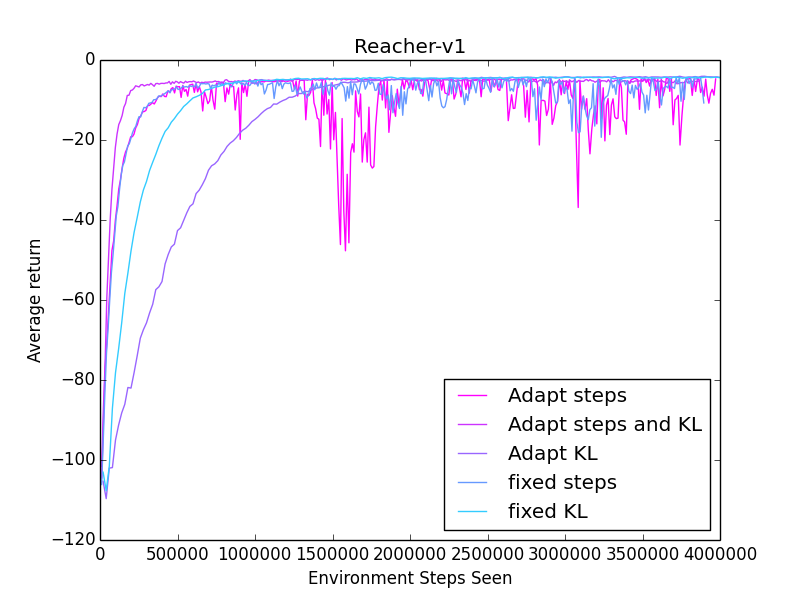

Source code (Python):
import numpy as np
import matplotlib.pyplot as plt
import json
import sys

times = []
rewards = []
t = []
r = []

trials = ["Reacher-v1-adaptive-1000.000000-0.001000-300.000000-0.000000","Reacher-v1-adaptive-1000.000000-0.001000-300.000000-0.000500","Reacher-v1-adaptive-20000.000000-0.001000-0.000000-0.000500","Reacher-v1-none-1500.000000-0.001000-0.000000-0.000000","Reacher-v1-none-20000.000000-0.010000-0.000000-0.000000"]
names = ["Adapt steps", "Adapt steps and KL", "Adapt KL", "fixed steps", "fixed KL"]
for i in xrange(len(trials)):
    with open(trials[i]) as data_file:
        data = json.load(data_file)

    times.append([])
    rewards.append([])
    totaltime = 0

    time_since = 0
    avg = 0
    avgcount = 0

    for e in xrange(len(data["mean_reward"])):
        totaltime += data["timesteps"][e]

        time_since += data["timesteps"][e]
        avg += data["mean_reward"][e]
        avgcount += 1

        if time_since > 10000:
            time_since = 0
            # totaltime += 1
            if i == 0:
                times[i].append(totaltime)
            else:
                times[i].append(totaltime)
            rewards[i].append(avg/avgcount)

            avg = 0
            avgcount = 0

    t.append(np.array(times[i]))
    r.append(np.array(rewards[i]))

    plt.plot(t[i],r[i],color=(1 - (i/5.0),i/5.0,1.0),label=names[i])

plt.xlabel("Environment Steps Seen")
plt.ylabel("Average return")
plt.legend(loc=4)
plt.title("Reacher-v1")
plt.show()
